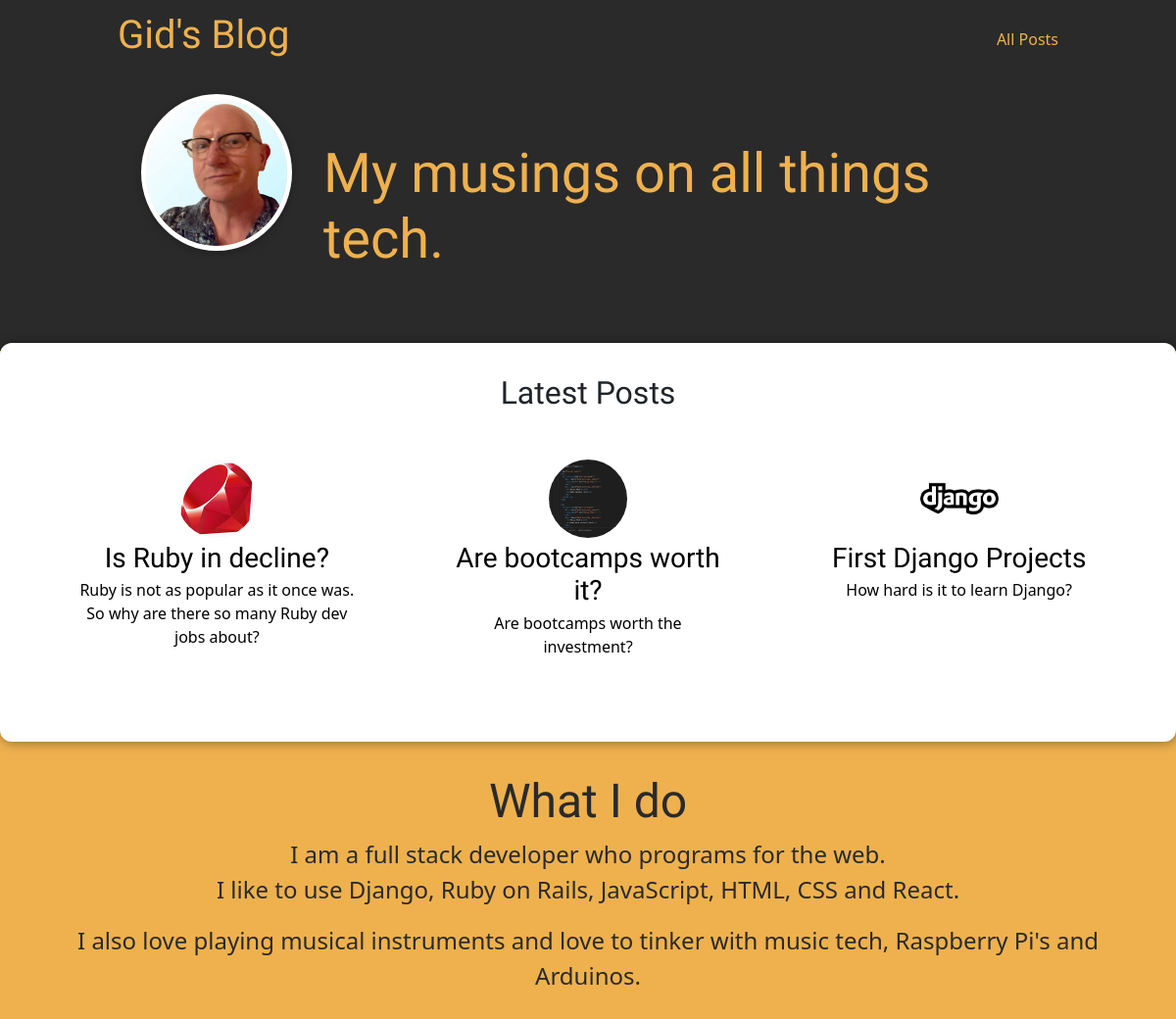
Before: / with the older database file.
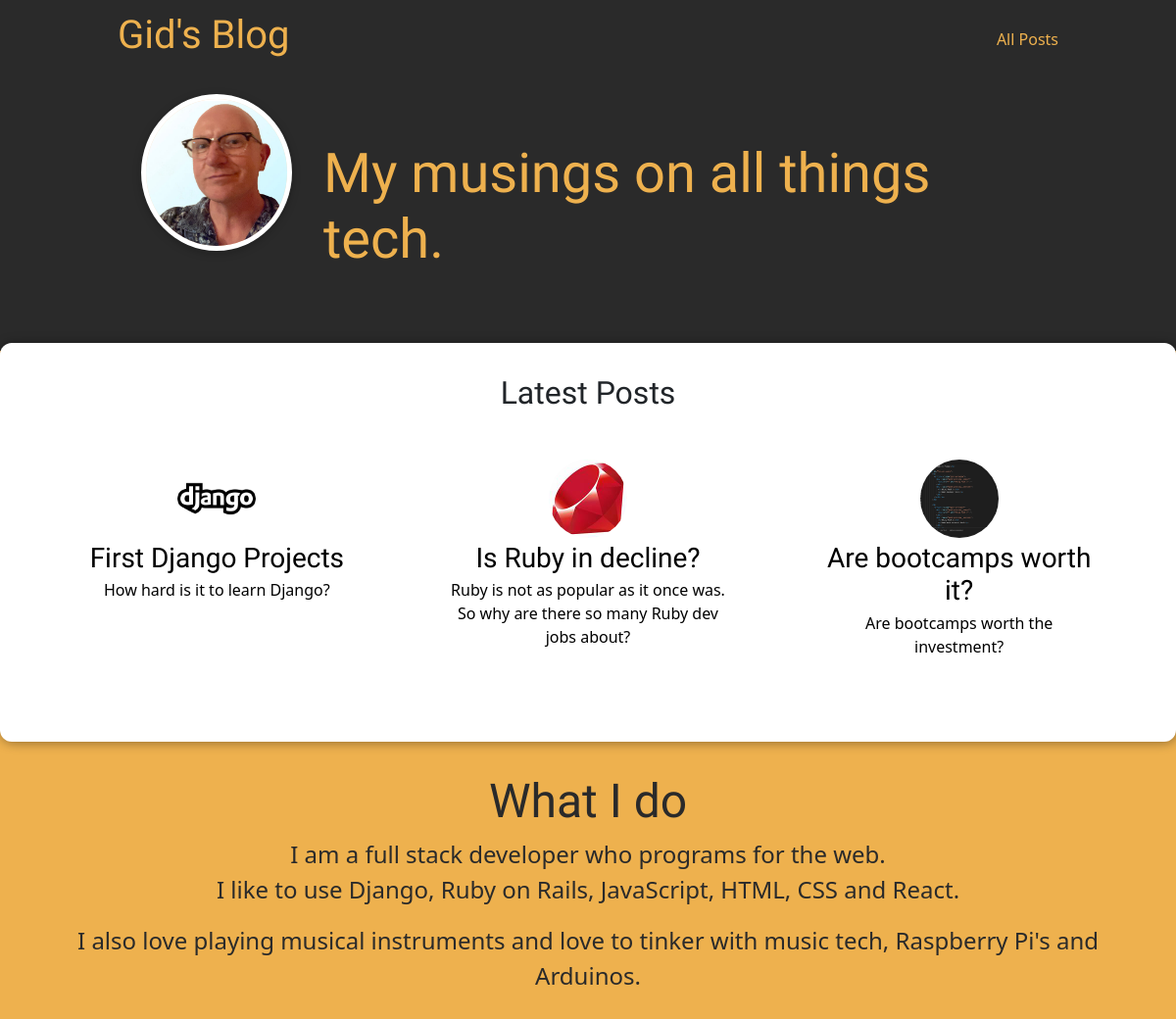
After: the same page with the newer database file.
### blog/models.py (models this page shows)
class Post(models.Model):
    title = models.CharField(max_length=150)
    excerpt = models.CharField(max_length=200)
    image_name = models.CharField(max_length=50)
    date = models.DateField(auto_now=True)
    slug = models.SlugField(unique=True, db_index=True)
    content = models.TextField(
        validators=[MinLengthValidator(10)])
    author = models.ForeignKey(
        Author, on_delete=models.SET_NULL, null=True, related_name="posts")
    tags = models.ManyToManyField(Tag)

### blog/views.py (the view)
# urls.py: path("",  views.starting_page, name="starting-page"),
def starting_page(request):
    latest_posts = Post.objects.all().order_by("-date")[:3]
    return render(request, "blog/index.html", {
        "posts": latest_posts
    })

### blog/templates/blog/index.html (shortened to what this page needs)
{% extends "base.html" %}
{% load static %}
{% block css_files %}
    <link rel="stylesheet" href="{% static "blog/post.css" %}">
    <link rel="stylesheet" href="{% static "blog/index.css" %}">
{% endblock  %}
{% block content %}
    <section id="welcome">
        <header>
            <img src="{% static "blog/images/profile_pic.jpg"%}" alt="Gid - The author of this blog">
            <h2 class="mt-5">My musings on all things tech.</h2>
        </header>
    </section>
    <section id="latest-posts">
        <h2 class="mb-3">Latest Posts</h2>
        <ul class="">
            {% for post in posts  %}
            <div class="col-12 col-md-4">
                {% include "blog/includes/post.html" %}
            </div>
            {% endfor %}
        </ul>
    </section>
    <section id="about">
        <h2>What I do</h2>
        <p>I am a full stack developer who programs for the web.
        <br>I like to use Django, Ruby on Rails, JavaScript, HTML, CSS and React.</p>
        <p>I also love playing musical instruments and love to tinker with music tech, Raspberry Pi's and Arduinos.</p>
    </section>
{% endblock  %}

### blog/templates/blog/includes/post.html
{% load static %}
<li>
    <article class="post">
        <a href="{% url 'post-detail-page' post.slug %}">
            <img src="{% static "blog/images/"|add:post.image_name %}" alt="{{ post.title }}">
            <div class="post__content">
                <div>
                    <h3>{{ post.title }}</h3>
                </div>
                <div>
                    <p>
                        {{ post.excerpt }}
                    </p>
                </div>
            </div>
        </a>
    </article>
</li>

Changed rows visible on the page:
changed Post "First Django Projects": moves up the list
